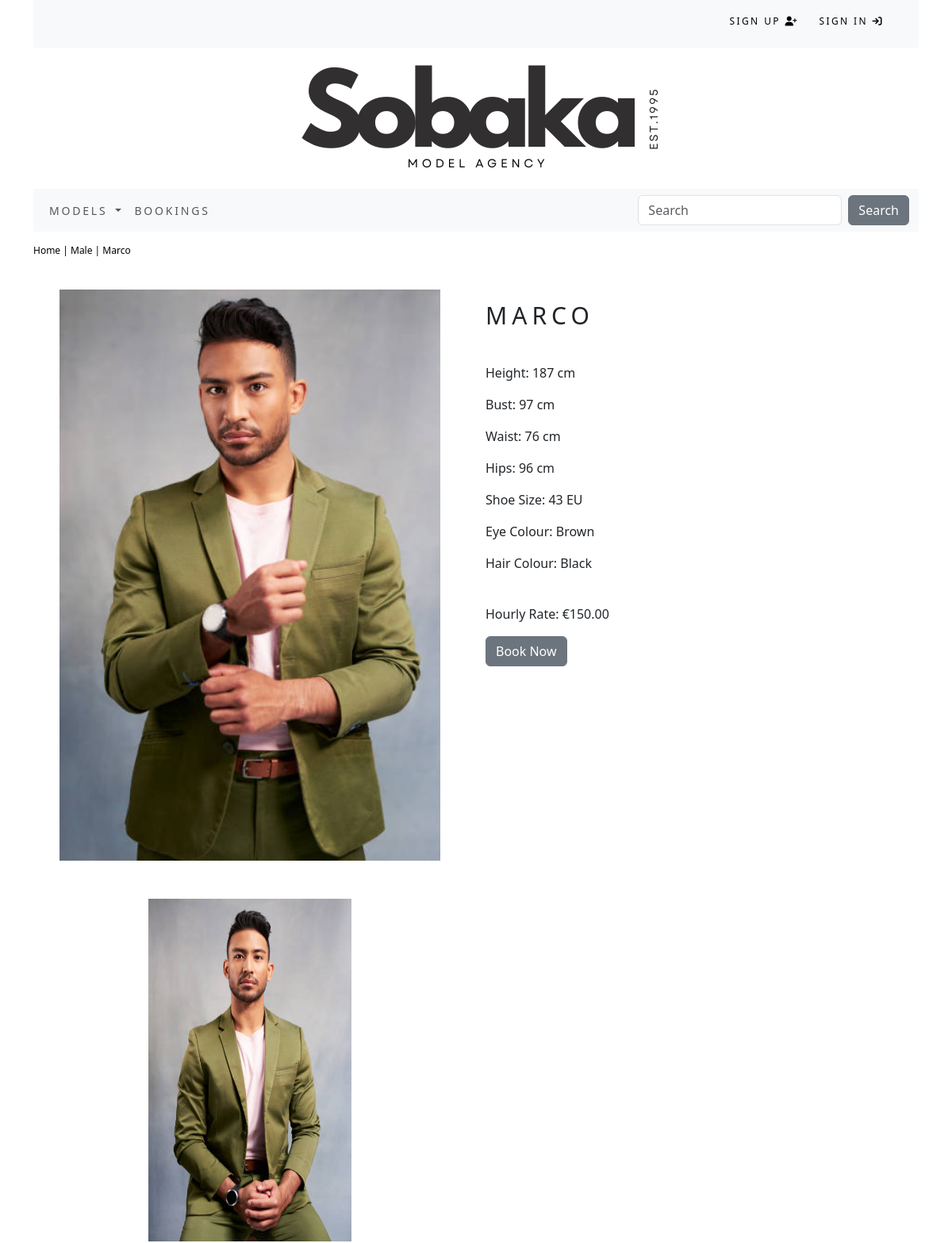
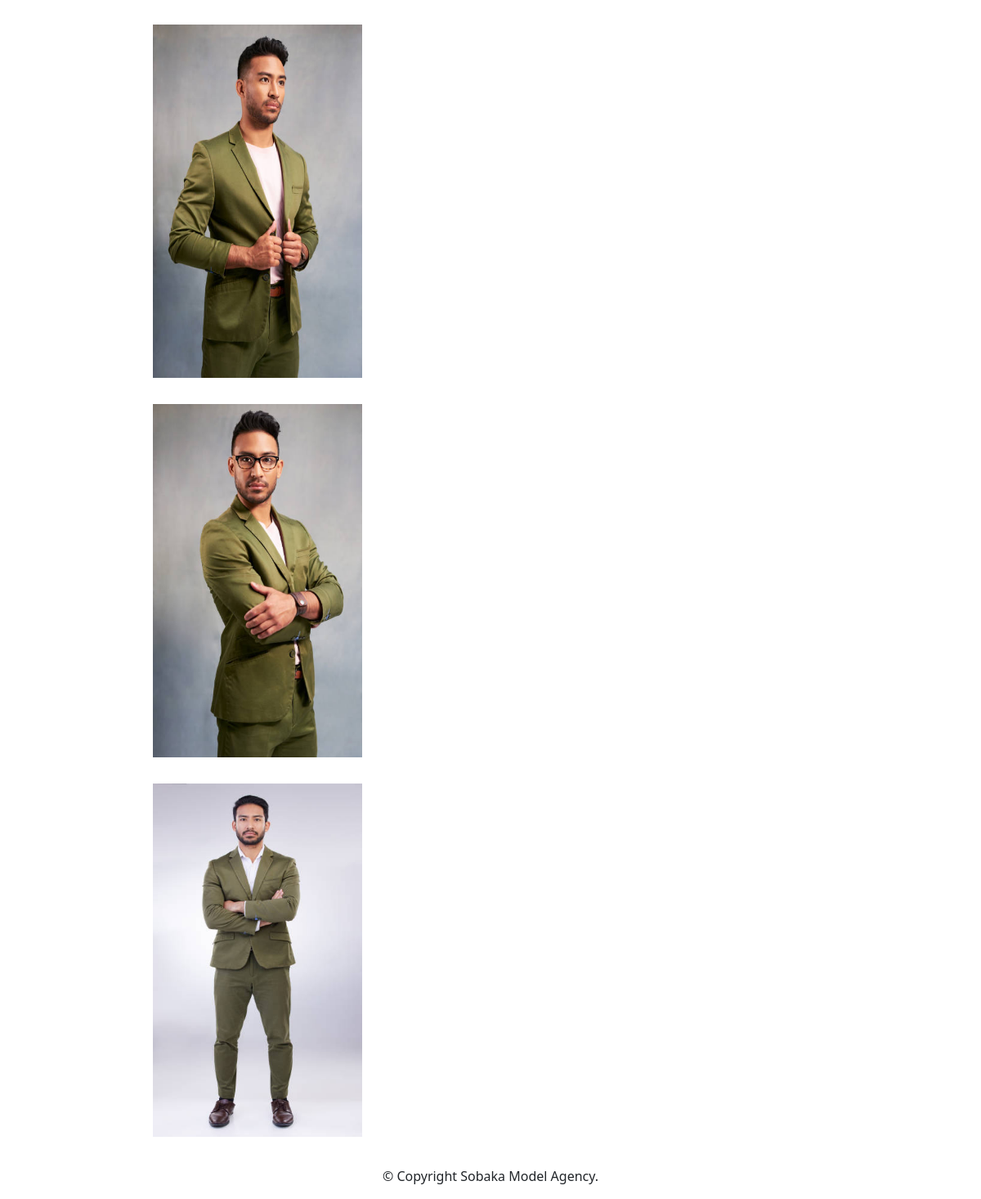
The app's page /32922bbf-bf63-4260-9fd5-4fbaf1694eaf/9364d305-f855-482b-8537-fc0891b1d5b2/ with its own data (2 pictures, top to bottom).
### sobaka/models.py (models this page shows, shortened)
class Human(models.Model):
    id = models.UUIDField(
        primary_key=True,
        default=uuid.uuid4,
        editable=False)
    name = models.CharField(max_length=250, unique=True)
    category = models.ForeignKey(Category, on_delete=models.CASCADE)
    price = models.DecimalField(max_digits=10, decimal_places=2)
    image1 = models.ImageField(upload_to=upload_to_human, blank=True)
    image2 = models.ImageField(upload_to=upload_to_human, blank=True)
    image3 = models.ImageField(upload_to=upload_to_human, blank=True)
    image4 = models.ImageField(upload_to=upload_to_human, blank=True)
    image5 = models.ImageField(upload_to=upload_to_human, blank=True)
    available = models.BooleanField(default=True)
    height = models.IntegerField(blank=True, null=True)
    shoe_size = models.IntegerField(blank=True, null=True)
    waist_size = models.IntegerField(blank=True, null=True)
    bust_size = models.IntegerField(blank=True, null=True)
    hip_size = models.IntegerField(blank=True, null=True)
    eye_color = models.CharField(max_length=250, blank=True)
    hair_color = models.CharField(max_length=250, blank=True)
    class Meta:
        ordering = ('name',)
        verbose_name = 'human'
        verbose_name_plural = 'humans'

class Category(models.Model):
    id = models.UUIDField(
        primary_key=True,
        default=uuid.uuid4,
        editable=False)
    name = models.CharField(max_length=250, unique=True)
    description = models.TextField(blank=True)
    image = models.ImageField(upload_to='category', blank=True)
    class Meta:
        ordering = ('name',)
        verbose_name = 'category'
        verbose_name_plural = 'categories'
    def get_absolute_url(self):
        return reverse('sobaka:humans_by_category', args=[self.id])
    def __str__(self):
        return self.name

### sobaka/views.py (the view)
# urls.py: path('<uuid:category_id>/<uuid:human_id>/', views.human_detail, name = 'human_detail'),
def human_detail(request, category_id, human_id):
    human = get_object_or_404(Human, category_id=category_id, id=human_id)
    return render(request, 'sobaka/human.html', {'human':human})

### sobaka/context_processors.py (called while the page is built)
def menu_links(request):
    links = Category.objects.all()
    return {'links':links}

### sobaka/templates/sobaka/human.html (shortened to what this page needs)
{% extends "base.html" %}
{% load static %}
{% block content %}
    <div class="row my_hum_row_class">
        <div class="mx-auto">
            <p><a href="{% url 'sobaka:all_humans' %}">Home</a> | <a href="{{human.category.get_absolute_url }}">{{human.category}}</a> |
            {{human.name}}</p>
        </div>
        <div class="container">
            <br>
            <div class="row">
                <div class="col-12 col-sm-12 col-md-12 col-lg-6 text-center">
                    <div style="min-width:18rem;">
                        <img class="humpic1" src="{{human.image1.url}}"
                        alt="{{human.name}}">
                    </div>
                    <div class="col-sm">
                        <img class="humpic2" src="{{human.image2.url}}"
                        alt="{{human.name}}">
                        <img class="humpic3" src="{{human.image3.url}}"
                        alt="{{human.name}}">
                        <img class="humpic4" src="{{human.image4.url}}"
                        alt="{{human.name}}">
                        <img class="humpic5" src="{{human.image5.url}}"
                        alt="{{human.name}}">
                    </div>
                </div>
                <div class="col-12 col-sm-12 col-md-12 col-lg-6">
                    <div class="human_details">
                        <h1 class="my_hum_title">{{human.name}}</h1>
                        <br>
                        <p>Height: {{human.height}} cm</p>
                        <p>Bust: {{human.bust_size}} cm</p>
                        <p>Waist: {{human.waist_size}} cm</p>
                        <p>Hips: {{human.hip_size}} cm</p>
                        <p>Shoe Size: {{human.shoe_size}} EU</p>
                        <p>Eye Colour: {{human.eye_color}}</p>
                        <p>Hair Colour: {{human.hair_color}}</p>
                        <br>
                        <p>Hourly Rate: €{{human.price}}</p>
                        {% if human.available == 0%}
                            <p class="text-justify my_hum_text"><b>Unavailable</b></p>
                        {% else %}
                            <a class="btn btn-secondary" href="">Book Now</a>
                        {% endif %}
                    </div>
                </div>
            </div>
        </div>
    </div>
{% endblock %}

### sobaka/templates/base.html (shortened to what this page needs)
{% load static %}
<!DOCTYPE html>
<html lang="en">
<head>
    <link rel="stylesheet" href="{% static 'css/custom.css' %}">
       <link href="https://cdn.jsdelivr.net/npm/bootstrap@5.3.3/dist/css/bootstrap.min.css" rel="stylesheet">
</head>
<body>
    <div class="container">
      <div class="container-fluid bg-light navbar-fixed-top my_top_navbar_div">
        {% include 'top-navbar.html' %}
      </div>
		  {% include 'header.html' %}
		  {% include 'navbar.html' %}
		  {% block content %}
		  {% endblock %}
		{% include 'footer.html' %}
    </div>
    <link rel="stylesheet" href="https://cdnjs.cloudflare.com/ajax/libs/font-awesome/6.6.0/css/all.min.css">
</body>
</html>

### accounts/templates/top-navbar.html
<div class="container">
    <div class="my_custom_menu">
        <ul>
            {% if user.is_authenticated %}
            <li>
                Welcome,
                <a href="#" class="dropdown-toggle" data-bs-toggle="dropdown" aria-haspopup="true" aria-expanded="false">
                    {{ user.username }} <i class="fas fa-user-circle"></i>
                </a>
                <div class="dropdown-menu dropdown-menu-right">
                    <form method="post" action="{% url 'logout' %}">
                        {% csrf_token %}
                        <button type="submit" class="dropdown-item" style="border: none; background: none;">Sign Out <i class="fas fa-sign-out-alt"></i>
                        </button>
                    </form>
                    <a href="#" class="dropdown-item">Change Password</a>
                </div>
            </li>
            {% else %}
            <li>
                <a href="{% url 'accounts:signup' %}">Sign Up <i class="fas fa-user-plus"></i></a>
            </li>
            <li>
                <a href="{% url 'login' %}">Sign In <i class="fas fa-sign-in"></i></a>
            </li>
            {% endif %}
        </ul>
    </div>
</div>

### sobaka/templates/header.html
{% load static %}
<header>
    <div style="text-align: center;">
        <a href = "{% url 'sobaka:all_humans' %}"><img class="logopic" src="{% static 'images/logo.png' %}" alt="Sobaka Model Agency Home Page"></a>
    </div>
</header>

### sobaka/templates/navbar.html (shortened to what this page needs)
<nav class="navbar navbar-expand-lg navbar-light bg-light">
  <div class="container-fluid">
    <div class="collapse navbar-collapse" id="navbarSupportedContent">
      <ul class="navbar-nav me-auto mb-2 mb-lg-0">
        <li class="nav-item dropdown">
          <a class="nav-link dropdown-toggle" href="#" id="navbarDropdown" role="button" data-bs-toggle="dropdown" aria-expanded="false">
            Models
          </a>
        </li>
        <li class="nav-item">
          <a class="nav-link" href="#">Bookings</a>
        </li>
      </ul>
      <form class="d-flex" action="{% url 'search_app:searchResult'%}" method="get">
        <input class="form-control me-2" type="search" placeholder="Search" aria-label="Search" name="q">
        <button class="btn btn-secondary my-2 my-sm-0" type="submit">Search</button>
      </form>
    </div>
  </div>
</nav>

### sobaka/templates/footer.html
<div class = "footer navbar-fixed-bottom my-footer">
	<p class = "text-center">&copy; Copyright Sobaka Model Agency.</p>
</div>

### static/css/custom.css (style rules this page uses)
.nav-item { letter-spacing: .2em; font-size: 14px; text-transform: uppercase; }
.logopic { height: 50%; }
.my_hum_row_class { padding-top: 15px; padding-bottom: 20px; }
.my_hum_row_class .mx-auto p { color: #000; font-size: 12px; }
.my_hum_row_class .mx-auto p a { color: #000; font-size: 12px; text-decoration: none; }
.my_hum_title { font-size: 30px; text-transform: uppercase; letter-spacing: .2em; padding-top: 15px; padding-bottom: 10px; }
.humpic1 { height: 45rem; width: 30rem; margin-bottom: 2rem; }
.humpic2 { height: 27rem; width: 16rem; margin: 1rem; }
.humpic3 { height: 27rem; width: 16rem; margin: 1rem; }
.humpic4 { height: 27rem; width: 16rem; margin: 1rem; }
.humpic5 { height: 27rem; width: 16rem; margin: 1rem; }
.my_top_navbar_div { height: 60px; line-height: 50px; }
.my_custom_menu { text-align: right !important; }
.my_custom_menu ul li { list-style: none; color: #000; text-transform: uppercase; letter-spacing: .2em; font-size: 12px; padding-right: 20px; display: inline; }
.my_custom_menu ul li a { text-decoration: none; color: #000; list-style: none; text-transform: uppercase; letter-spacing: .2em; font-size: 12px; }

### records on screen
Human: category "Male", name "Marco", image1 (picture), image2 (picture), image3 (picture), image4 (picture), image5 (picture), name "MARCO", height "187", bust_size "97", waist_size "76", hip_size "96", shoe_size "43", eye_color "Brown", hair_color "Black", price "150.00"
